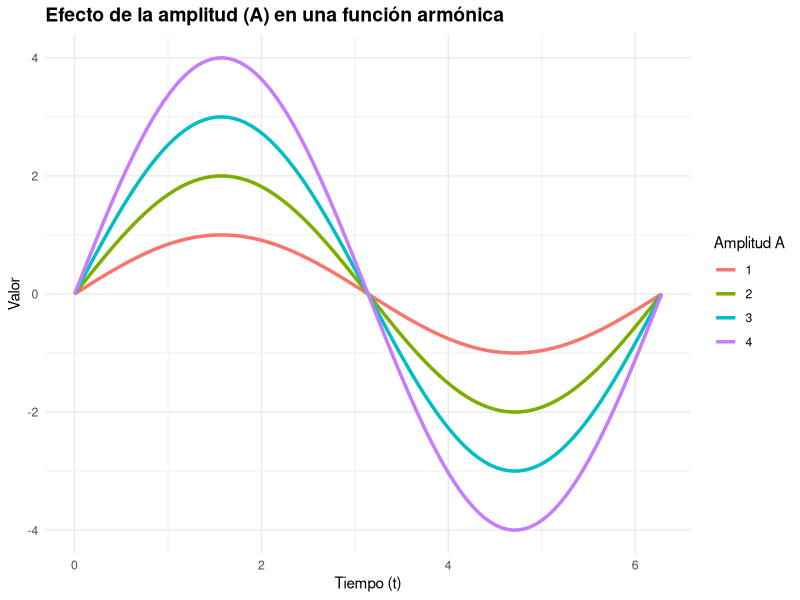

Generate this figure with R:
# Cargar librerías
library(ggplot2)
library(dplyr)

# Crear una secuencia de tiempo
t <- seq(0, 2*pi, length.out = 100)

# Crear data frame con diferentes amplitudes
data <- data.frame(
  t = rep(t, 4),
  A = factor(rep(c(1, 2, 3, 4), each = length(t))),
  y = c(1*sin(t), 2*sin(t), 3*sin(t), 4*sin(t))
)

# Graficar
ggplot(data, aes(x = t, y = y, color = A)) +
  geom_line(size = 1.2) +
  labs(title = "Efecto de la amplitud (A) en una función armónica",
       x = "Tiempo (t)", y = "Valor", color = "Amplitud A") +
  theme_minimal() +
  theme(plot.title = element_text(size = 14, face = "bold"))
